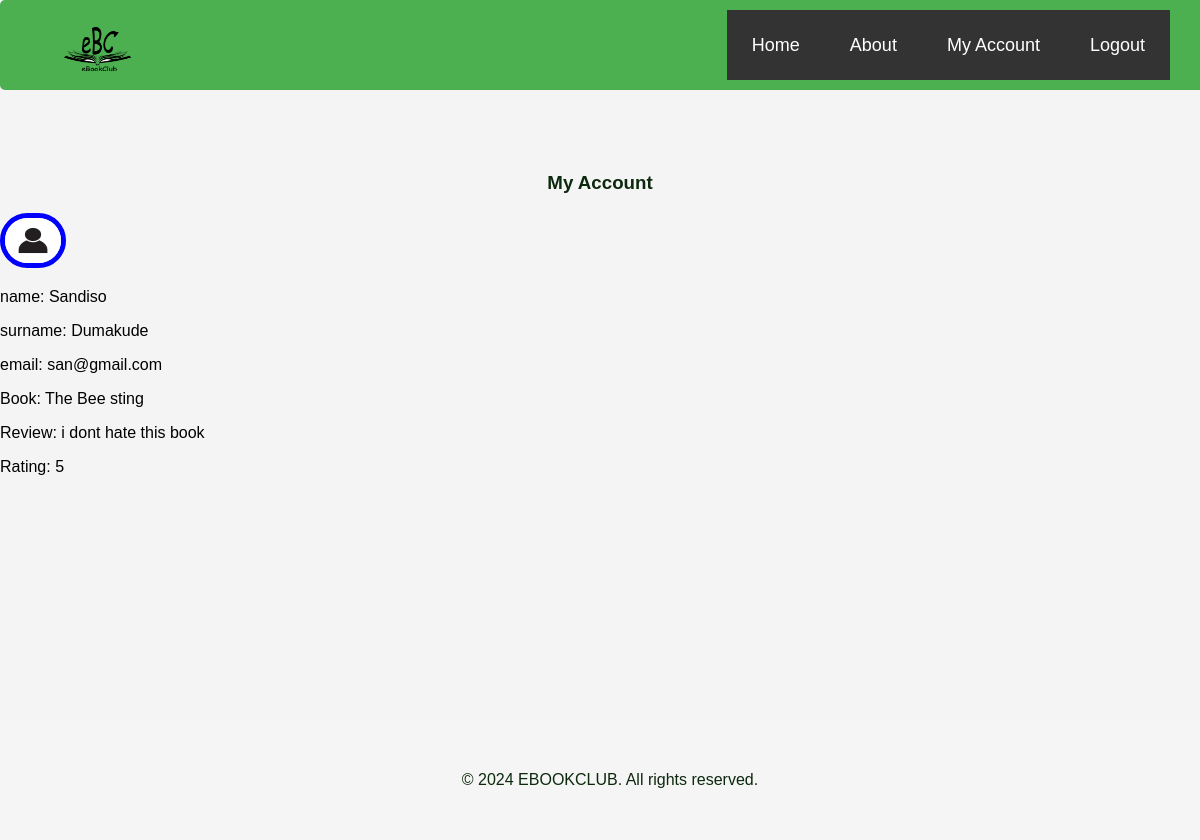
Page /My_account (signed in) on the earlier database version.
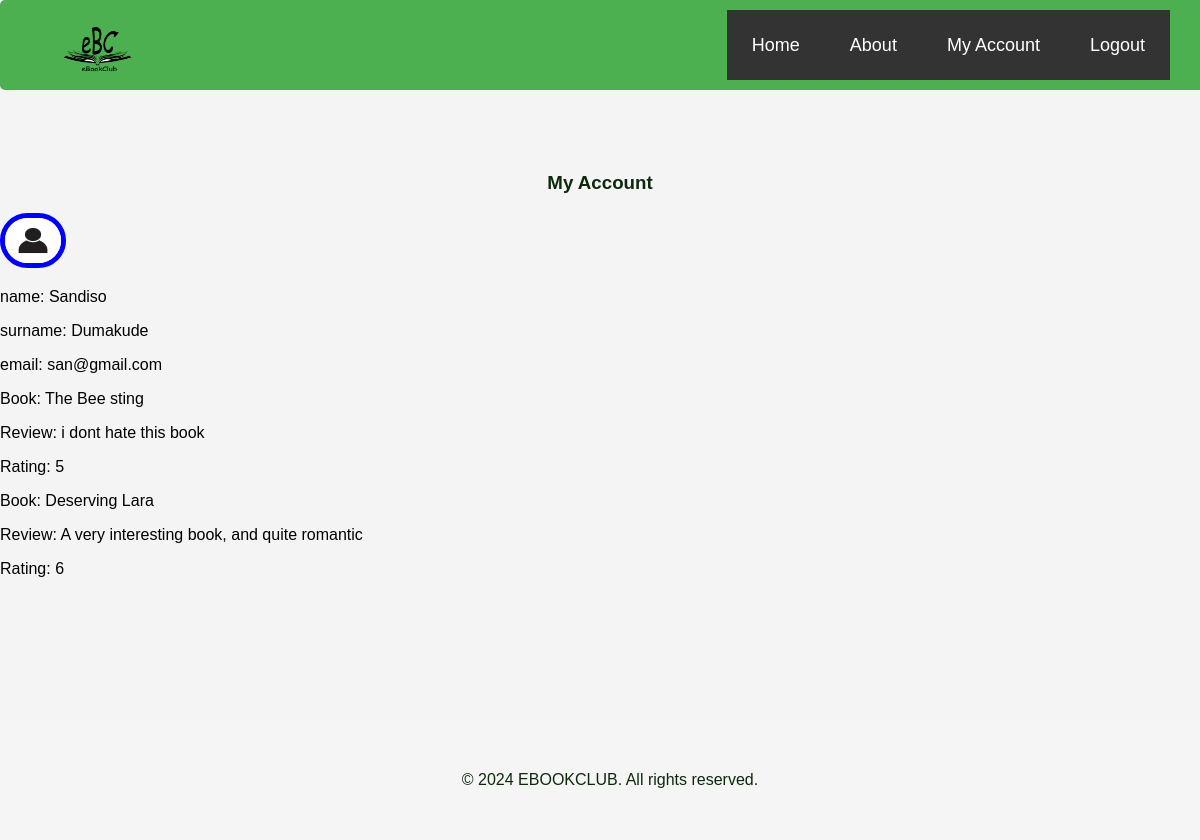
Same page on the later database version.
### web_site/models/Review_model.py (models this page shows)
class Reviews(db.Model):
    id = db.Column(db.Integer, primary_key=True, unique=True)
    Book_id = db.Column(db.String(60), db.ForeignKey("books.id"), nullable=False)
    Bookname = db.Column(db.String(60), db.ForeignKey("books.title"), nullable=False)
    user_id = db.Column(db.String(60), db.ForeignKey("user.id"), nullable=False)
    username = db.Column(db.String(60), db.ForeignKey("user.name"), nullable=False)
    Review_text = db.Column(db.Text(1024), nullable=False)
    rating = db.Column(db.Integer, nullable=False, default=0)

### web_site/views/app_views.py (the view)
@app_views.route('/My_account',  strict_slashes=False)
@login_required
def my_account():
    user = User.query.get(current_user.id)
    user_id = user.id
    q = Reviews.query.filter_by(user_id=current_user.id).all()
    return render_template("my_account.html", user=user, q=q )

### app.py (called while the page is built)
@login_manager.user_loader
def load_user(id):
    return User.query.get(int(id))

### web_site/templates/my_account.html
{% extends "layout.html" %}
{% block body %}
<nav>
    <img src="eBookClub/images/Ebooklogo.png" class="logo ebook-logo">
        <ul>
            <li><a href="/Home">Home</a><li>
            <li><a href="/About">About</a><li>
            <li><a href="/My_account">My Account</a><li>
            <li><a href="/login">Logout</a><li>
        </ul>
    </nav>
    <div class="heading">
        <h3>My Account</h3>
    </div>
    <img src="{{ url_for('static', filename='styles/images/profile.jpg') }}" class="profile_photo"alt="NO PICTURE">
    <div class="user-information">
        <p>name: {{ user.name }}</p>
        <p>surname: {{ user.surname }}</p>
        <p>email: {{user.email }}</p>
    </div>
    <div class="books_review">
        {% for rev in q %}
            <p>Book: {{ rev.Bookname }}</p>
            <p>Review: {{ rev.Review_text }}</p>
            <p>Rating: {{ rev.rating }}</p>
        {% endfor %}
    </div>
    <footer class="footer">
        <p class="footer-text">&copy; 2024 EBOOKCLUB. All rights reserved.</p>
    </footer>
{% endblock %}

Differences in the rows shown:
added Reviews: Bookname "Deserving Lara", Review_text "A very interesting book, and quite romantic", rating "6"
